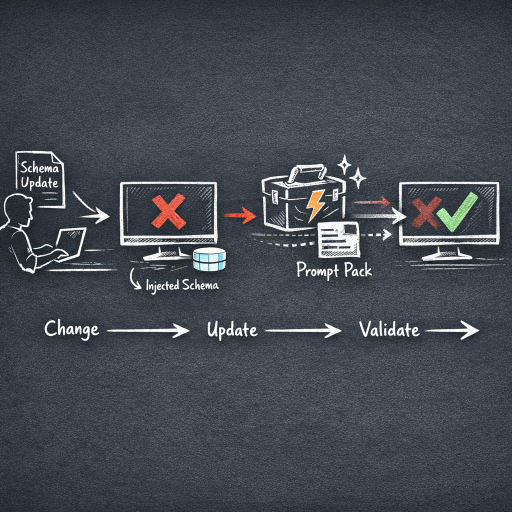
#> input picture blog/mh_intro/assets/illustrations/05_schema_contract_test.png, 1024 x 1024 px (shown at 1/2 size)
$ python -i img_demo.py   (imports and definitions only)
#> lines starting #> are read from the running program, lines starting #| are printed output that depends on the picture
#> further down, picture is the input picture: PIL image 1024x1024 RGB; mean R, G, B 68.6, 73.6, 81.1
#!/usr/bin/env python3
"""
img_demo.py

Single-file demo:
1) OpenAI Image API: generate 4 "attempted-consistent" PNG frames (frame0 generate + frames1..3 edits)
2) Pillow tooling demos:
   (1) simple text overlay (Pillow)
   (2) image manipulation: tree warp + seam-safe horizontal tiling (Pillow)
   (3) GIF animated (frames) + falling snow overlay (Pillow)
   (4) Image EDIT with MASK:
       - creates a sky-only mask PNG
       - if OpenAI enabled: calls images.edit(image=..., mask=...) to ONLY modify the sky
       - if --skip-openai: demonstrates the same idea locally by compositing a moon-glow overlay using the mask

Requirements:
  pip install openai pillow

Usage:
  python img_demo.py --out out_demo
  python img_demo.py --out out_demo --skip-openai

Env:
  export OPENAI_API_KEY="..."
"""

from __future__ import annotations

import argparse
import base64
from dataclasses import dataclass
import json
import os
from pathlib import Path
import random

from openai import OpenAI
from PIL import Image, ImageChops, ImageDraw, ImageEnhance, ImageFilter, ImageFont

# -----------------------------
# Prompting (consistency-first)
# -----------------------------

BASE_PROMPT = """
A cozy snowy village at night with warm glowing windows and a decorated Christmas tree.
Style: storybook illustration, simplified, low detail. Theme: traditional Christmas.
Composition: wide depth but uncluttered, large shapes, clear horizon.
Background: opaque.
Lighting: warm window glow against cool snow, strong contrast.
Readability: high contrast, bold shapes, minimal small details.
Avoid: dense textures, complex brick detail, tiny snowflakes, text, watermarks, logos.
Output intent: LED matrix background plate.
""".strip()

CONSISTENCY_ANCHORS = """
Consistency anchors (must hold across all frames):
- Same camera angle, framing, horizon line, and village layout
- Same buildings and window placement; same decorated tree shape and position
- Same color palette and storybook style; bold shapes, clean edges, low detail
- No text/logos/watermarks; no tiny snowflakes
Animation changes must be subtle and localized.
""".strip()

# Scenario 4 prompt: demonstrate *masked edit* (sky-only)
SCENARIO_4_MASKED_EDIT_PROMPT = """
You are editing an existing image using the provided mask.
Only change pixels inside the mask (white/opaque area). Do not change anything outside the mask.

Within the masked SKY region only:
- Add a soft, subtle moon glow (gentle halo).
- Add a few large, soft snow streaks (chunky, LED-friendly), sparse, not dense.

Must keep identical:
- Village layout, buildings, windows, tree silhouette, horizon, snowbanks, palette, and style.

Avoid: new objects, text, logos, watermarks, tiny dotted snow, heavy textures.
""".strip()


@dataclass(frozen=True)
class FramePrompt:
    frame_index: int
    label: str
    prompt: str


# [23 lines left out: function build_frame_prompts, not called in this run]


# -----------------------------
# OpenAI Image API helpers
# -----------------------------


def _write_png_from_b64(b64_data: str, out_path: Path) -> None:
    out_path.parent.mkdir(parents=True, exist_ok=True)
    out_path.write_bytes(base64.b64decode(b64_data))


def _require_api_key() -> None:
    if not os.getenv("OPENAI_API_KEY"):
        raise RuntimeError("OPENAI_API_KEY is not set")


# [168 lines left out: functions generate_sequence_frames_openai, generate_placeholder_frames, add_text_overlay, warp_tree_region, not called in this run]


def make_seam_safe_horizontal(img: Image.Image, seam_width: int = 96) -> Image.Image:
    """
    True seam-safe horizontal tiling:
    - Offset by half-width (wrap seam to center)
    - Heal/blend the center seam
    - Offset back (edges now match when tiled)
    """
#> called with seam_width = 96
    base = img.convert("RGBA")
    w, h = base.size
#> w = 1024; h = 1024
    seam_width = max(16, min(seam_width, w // 2))
#> seam_width = 96

    off = ImageChops.offset(base, w // 2, 0)
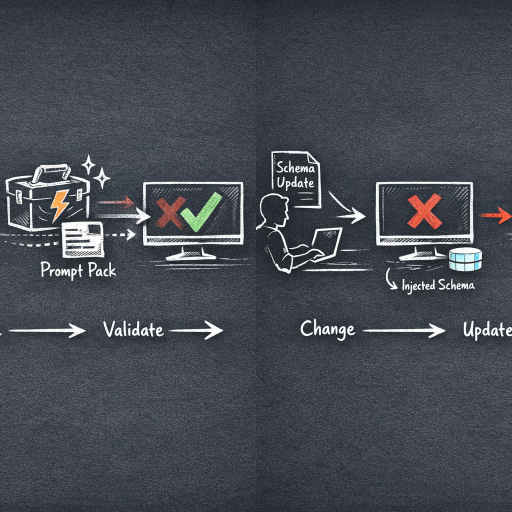
#> off: PIL image 1024x1024 RGBA (shown at 1/2 size); mean R, G, B, A 68.6, 73.6, 81.1, 255

    left_shift = ImageChops.offset(off, -seam_width // 2, 0)
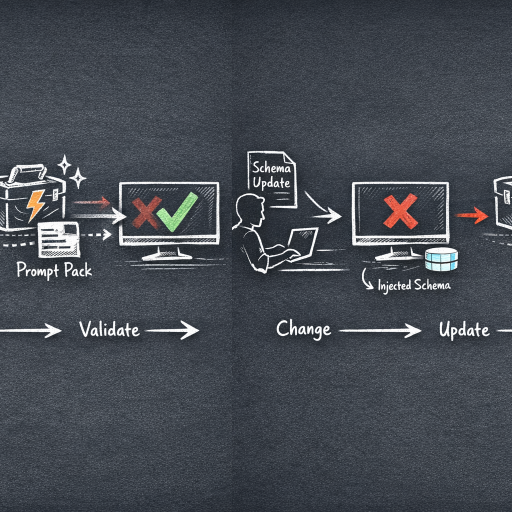
#> left_shift: PIL image 1024x1024 RGBA (shown at 1/2 size); mean R, G, B, A 68.6, 73.6, 81.1, 255
    right_shift = ImageChops.offset(off, seam_width // 2, 0)
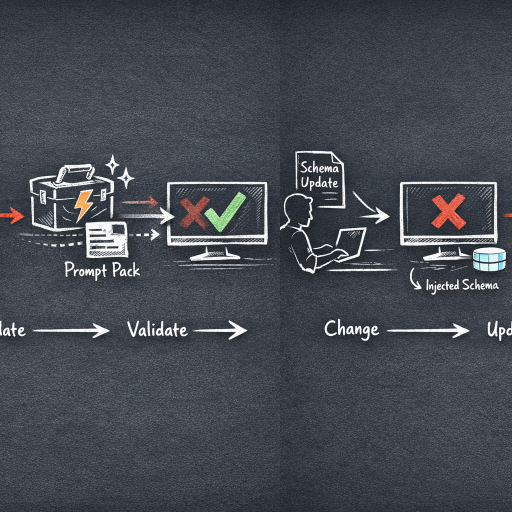
#> right_shift: PIL image 1024x1024 RGBA (shown at 1/2 size); mean R, G, B, A 68.6, 73.6, 81.1, 255

    mask = Image.new("L", (w, h), 0)
#> mask: PIL image 1024x1024 L; every value is 0
    md = ImageDraw.Draw(mask)

    cx = w // 2
#> cx = 512
    x0 = cx - seam_width // 2
#> x0 = 464
    x1 = cx + seam_width // 2
#> x1 = 560

    for x in range(x0, x1):
        t = (x - x0) / max(1, (x1 - x0))
        a = int(255 * t)
        md.line([(x, 0), (x, h)], fill=a)

    mask = mask.filter(ImageFilter.GaussianBlur(2))
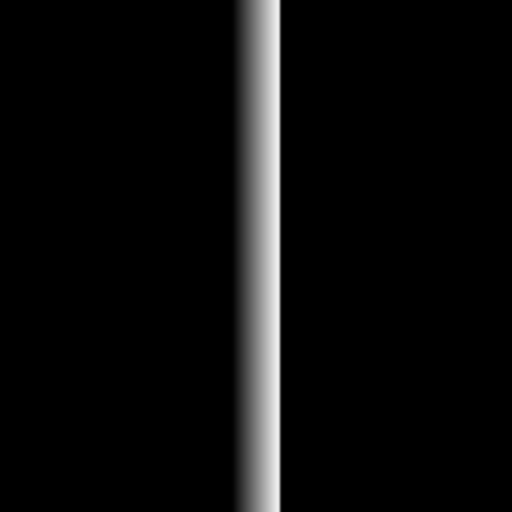
#> mask: PIL image 1024x1024 L (shown at 1/2 size); min 0, max 239, mean 11.8
    healed = Image.composite(right_shift, left_shift, mask)

    final = ImageChops.offset(healed, -(w // 2), 0)
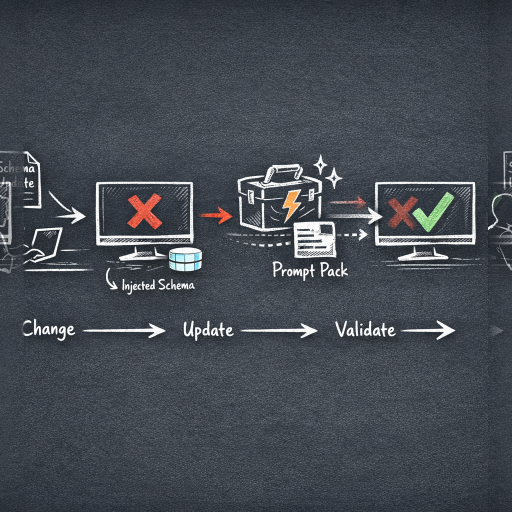
#> final: PIL image 1024x1024 RGBA (shown at 1/2 size); mean R, G, B, A 68.6, 73.7, 81.3, 255
    return final.convert(img.mode)


# -----------------------------
# Pillow scenario 3: GIF + falling snow overlay
# -----------------------------


# [255 lines left out: functions iter_snow_particles, add_falling_snow, write_gif, build_sky_mask_rgba, local_masked_overlay_demo, openai_masked_edit and 1 more, not called in this run]


# [2 lines not run here, left out]

>>> from PIL import Image
>>> picture = Image.open('../blog/mh_intro/assets/illustrations/05_schema_contract_test.png')
>>> result = make_seam_safe_horizontal(picture)

$ run again, on blog/mh_intro/assets/illustrations/00_moving_heads_roofline.png
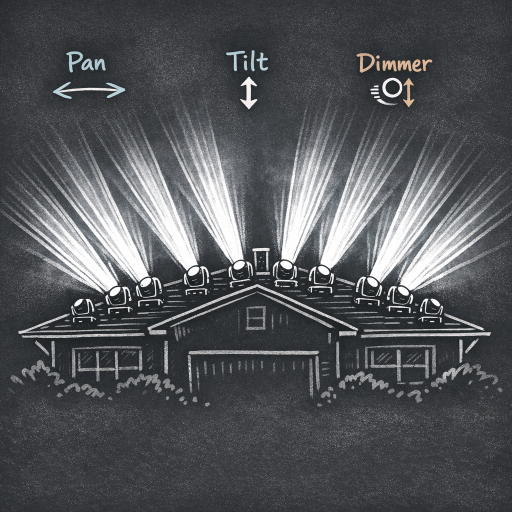
#> input picture blog/mh_intro/assets/illustrations/00_moving_heads_roofline.png, 1024 x 1024 px (shown at 1/2 size)
#> picture is the input picture: PIL image 1024x1024 RGB; mean R, G, B 83, 85.4, 88.5
#> in make_seam_safe_horizontal, `right_shift = ImageChops.offset(off, seam_width // 2, 0)`:
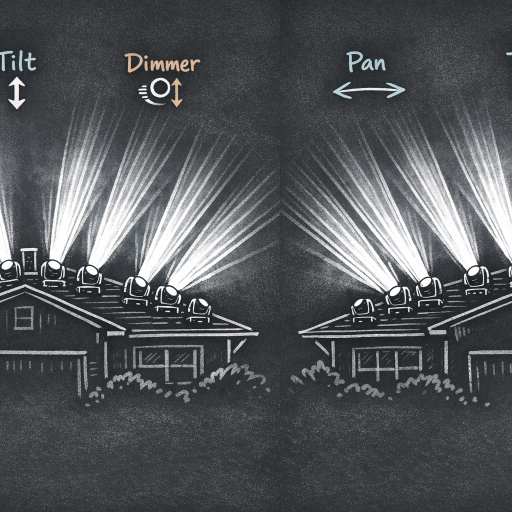
#> right_shift: PIL image 1024x1024 RGBA (shown at 1/2 size); mean R, G, B, A 83, 85.4, 88.5, 255
#> in make_seam_safe_horizontal, `final = ImageChops.offset(healed, -(w // 2), 0)`:
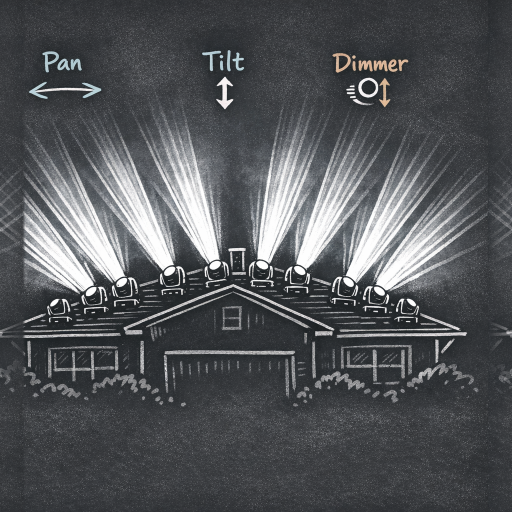
#> final: PIL image 1024x1024 RGBA (shown at 1/2 size); mean R, G, B, A 82.8, 85.1, 88.2, 255

$ run again, on blog/mh_intro/assets/illustrations/01_audio_pipeline.png
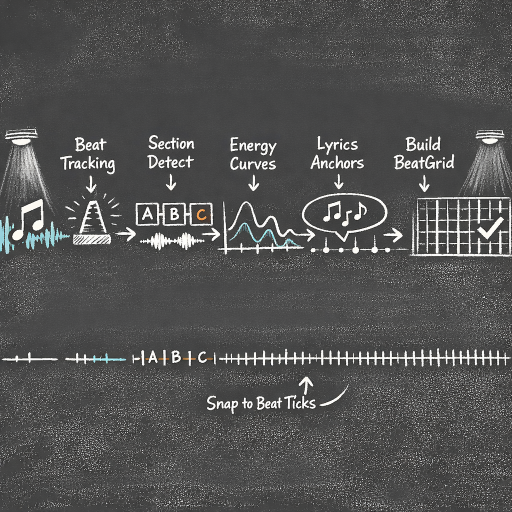
#> input picture blog/mh_intro/assets/illustrations/01_audio_pipeline.png, 1024 x 1024 px (shown at 1/2 size)
#> picture is the input picture: PIL image 1024x1024 RGB; mean R, G, B 82.6, 82.7, 82.2
#> in make_seam_safe_horizontal, `right_shift = ImageChops.offset(off, seam_width // 2, 0)`:
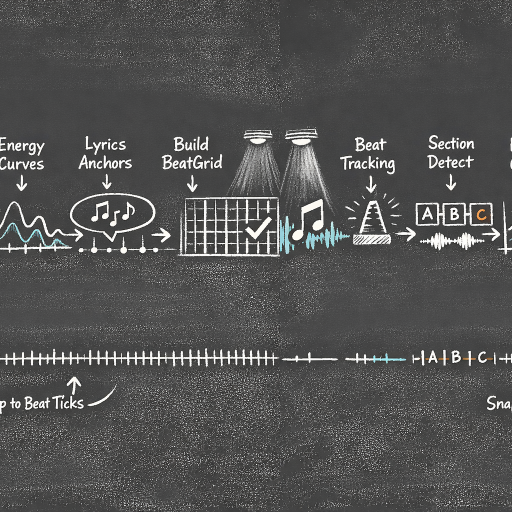
#> right_shift: PIL image 1024x1024 RGBA (shown at 1/2 size); mean R, G, B, A 82.6, 82.7, 82.2, 255
#> in make_seam_safe_horizontal, `final = ImageChops.offset(healed, -(w // 2), 0)`:
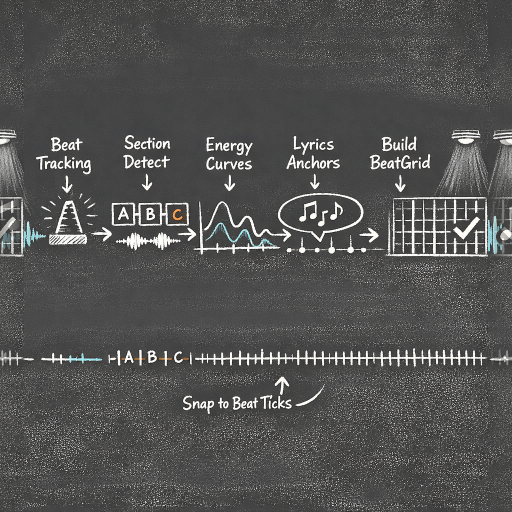
#> final: PIL image 1024x1024 RGBA (shown at 1/2 size); mean R, G, B, A 82.7, 82.7, 82.3, 255
